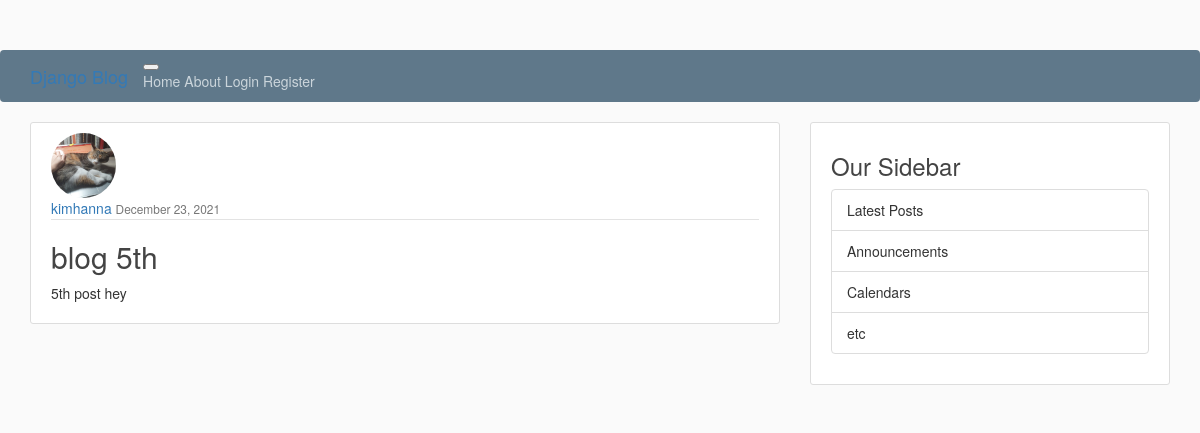
The page /post/5 on the database its author committed.
### blog/models.py (models this page shows, shortened)
class Post(models.Model):
    title = models.CharField(max_length=100)
    content = models.TextField()
    date_posted = models.DateTimeField(default=timezone.now)
    author = models.ForeignKey(User, on_delete=models.CASCADE)

### users/models.py (models this page shows, shortened)
class Profile(models.Model):
    user = models.OneToOneField(User, on_delete=models.CASCADE)
    image = models.ImageField(default='default.jpg', upload_to='profile_pics')

### blog/views.py (the view)
class PostDetailView(DetailView):
    model = Post

### blog/templates/blog/post_detail.html
{% extends "blog/base.html" %}
{% block content %}
<article class="media content-section">
        <img class ="img-circle article-img" src="{{ object.author.profile.image.url }}" width="150" height="150">
        <div class="media-body">
         <div class="article-metadata">
            <a class="mr-2" href="#">{{ object.author }}</a>
        <small class="text-muted">{{ object.date_posted|date:"F d, Y" }}</small>
         </div>
        <h2 class="article-title">{{ object.title }}</h2>
        <p class="article-content">{{ object.content }}</p>
        </div>
</article>
{% endblock content %}

### blog/templates/blog/static/blog/main.css (style rules this page uses)
body { background: #fafafa; color: #333333; margin-top: 5rem; }
h1, h2, h3, h4, h5, h6 { color: #444444; }
.content-section { background: #ffffff; padding: 10px 20px; border: 1px solid #dddddd; border-radius: 3px; margin-bottom: 20px; }
.article-title { color: #444444; }
.article-content { white-space: pre-line; }
.article-img { height: 65px; width: 65px; margin-right: 16px; }
.article-metadata { padding-bottom: 1px; margin-bottom: 4px; border-bottom: 1px solid #e3e3e3 }

### rows shown on the page
Post: author.profile.image (picture), author "kimhanna", date_posted "December 23, 2021", title "blog 5th", content "5th post hey"
